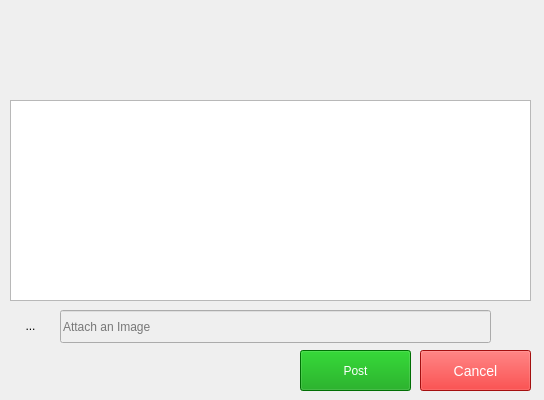
<?xml version="1.0" encoding="UTF-8"?>
<ui version="4.0">
 <class>MemoWindow</class>
 <widget class="QMainWindow" name="MemoWindow">
  <property name="geometry">
   <rect>
    <x>0</x>
    <y>0</y>
    <width>544</width>
    <height>400</height>
   </rect>
  </property>
  <property name="windowTitle">
   <string>Post Memo</string>
  </property>
  <property name="windowIcon">
   <iconset>
    <normaloff>../icons/favicon.png</normaloff>../icons/favicon.png</iconset>
  </property>
  <widget class="QWidget" name="centralwidget">
   <widget class="QPushButton" name="upload_btn">
    <property name="geometry">
     <rect>
      <x>300</x>
      <y>350</y>
      <width>111</width>
      <height>41</height>
     </rect>
    </property>
    <property name="focusPolicy">
     <enum>Qt::NoFocus</enum>
    </property>
    <property name="styleSheet">
     <string notr="true">color: #fff;
background-color: rgb(0, 156, 5);
font: 14px/20px &quot;Helvetica Neue&quot;,Helvetica,Arial,sans-serif;</string>
    </property>
    <property name="text">
     <string>Post</string>
    </property>
    <property name="iconSize">
     <size>
      <width>30</width>
      <height>30</height>
     </size>
    </property>
   </widget>
   <widget class="QLabel" name="label">
    <property name="geometry">
     <rect>
      <x>230</x>
      <y>10</y>
      <width>81</width>
      <height>81</height>
     </rect>
    </property>
    <property name="text">
     <string/>
    </property>
    <property name="pixmap">
     <pixmap>../icons/rem2.png</pixmap>
    </property>
    <property name="scaledContents">
     <bool>true</bool>
    </property>
   </widget>
   <widget class="QPlainTextEdit" name="memo_text">
    <property name="geometry">
     <rect>
      <x>10</x>
      <y>100</y>
      <width>521</width>
      <height>201</height>
     </rect>
    </property>
   </widget>
   <widget class="QToolButton" name="toolButton">
    <property name="geometry">
     <rect>
      <x>250</x>
      <y>350</y>
      <width>51</width>
      <height>41</height>
     </rect>
    </property>
    <property name="focusPolicy">
     <enum>Qt::NoFocus</enum>
    </property>
    <property name="styleSheet">
     <string notr="true">border: None;</string>
    </property>
    <property name="text">
     <string/>
    </property>
    <property name="icon">
     <iconset>
      <normaloff>../icons/fb_601351.png</normaloff>../icons/fb_601351.png</iconset>
    </property>
    <property name="iconSize">
     <size>
      <width>40</width>
      <height>40</height>
     </size>
    </property>
   </widget>
   <widget class="QToolButton" name="image_btn">
    <property name="geometry">
     <rect>
      <x>0</x>
      <y>300</y>
      <width>61</width>
      <height>51</height>
     </rect>
    </property>
    <property name="focusPolicy">
     <enum>Qt::NoFocus</enum>
    </property>
    <property name="styleSheet">
     <string notr="true">border: None;</string>
    </property>
    <property name="text">
     <string>...</string>
    </property>
    <property name="icon">
     <iconset>
      <normaloff>../icons/pic.png</normaloff>../icons/pic.png</iconset>
    </property>
    <property name="iconSize">
     <size>
      <width>50</width>
      <height>50</height>
     </size>
    </property>
   </widget>
   <widget class="QLineEdit" name="image_text">
    <property name="enabled">
     <bool>false</bool>
    </property>
    <property name="geometry">
     <rect>
      <x>60</x>
      <y>310</y>
      <width>431</width>
      <height>33</height>
     </rect>
    </property>
    <property name="placeholderText">
     <string>Attach an Image</string>
    </property>
   </widget>
   <widget class="QPushButton" name="cancel_btn">
    <property name="geometry">
     <rect>
      <x>420</x>
      <y>350</y>
      <width>111</width>
      <height>41</height>
     </rect>
    </property>
    <property name="focusPolicy">
     <enum>Qt::NoFocus</enum>
    </property>
    <property name="styleSheet">
     <string notr="true">font-size: 14px;
color: #fff;
background-color: rgb(229, 21, 21);
</string>
    </property>
    <property name="text">
     <string>Cancel</string>
    </property>
    <property name="iconSize">
     <size>
      <width>30</width>
      <height>30</height>
     </size>
    </property>
   </widget>
   <widget class="QToolButton" name="toolButton_clear">
    <property name="geometry">
     <rect>
      <x>490</x>
      <y>300</y>
      <width>41</width>
      <height>51</height>
     </rect>
    </property>
    <property name="focusPolicy">
     <enum>Qt::NoFocus</enum>
    </property>
    <property name="styleSheet">
     <string notr="true">border: None;</string>
    </property>
    <property name="text">
     <string/>
    </property>
    <property name="icon">
     <iconset>
      <normaloff>../icons/close.png</normaloff>../icons/close.png</iconset>
    </property>
    <property name="iconSize">
     <size>
      <width>30</width>
      <height>30</height>
     </size>
    </property>
   </widget>
  </widget>
 </widget>
 <resources/>
 <connections/>
</ui>
